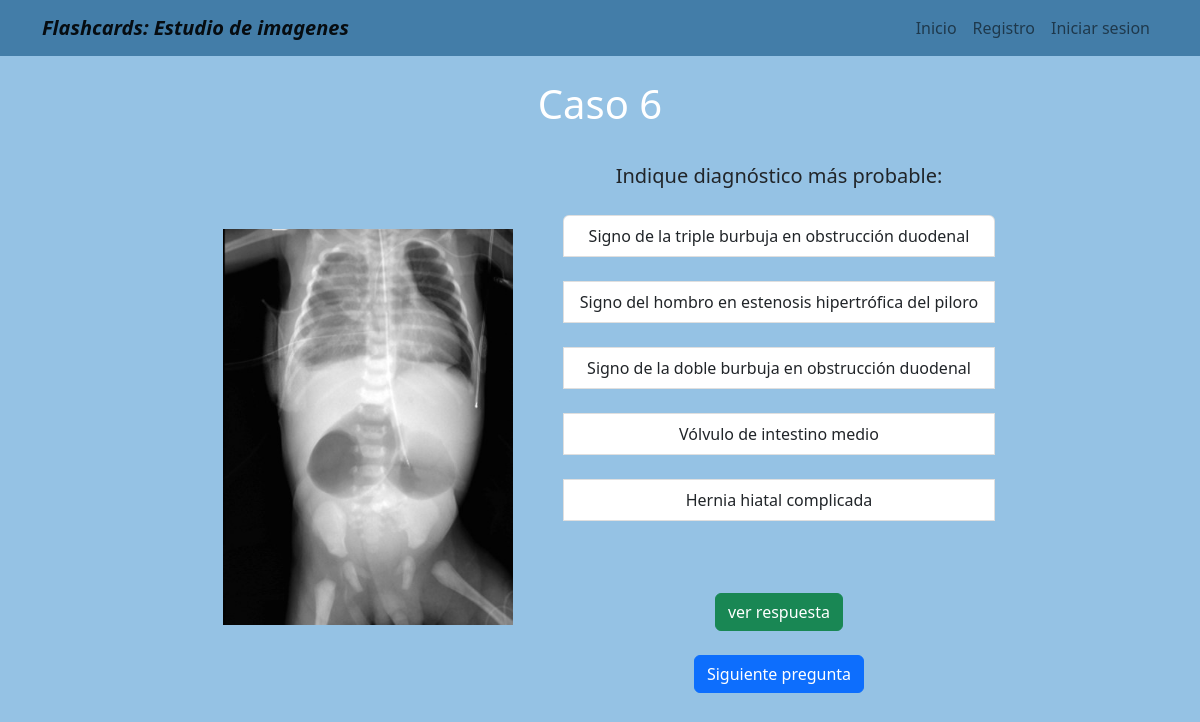
The page /alternativas/6/ on the database its author committed.
### alternativas/models.py (models this page shows)
class secc_alternativa(models.Model):
    numero_respuesta_alt= PositiveSmallIntegerField(default=1)
    alternativa_1= CharField(max_length=100, blank=True)
    alternativa_2= CharField(max_length=100, blank=True)
    alternativa_3= CharField(max_length=100, blank=True)
    alternativa_4= CharField(max_length=100, blank=True)
    alternativa_5= CharField(max_length=100, blank=True)
    alternativa_respuesta= CharField(max_length=100, blank=True)
    descripcion_breve = CharField(max_length=600, blank=True)
    url_info_esp= URLField(blank=True)
    url_info_ing= URLField(blank=True)
    imagen_con_patologia= ImageField(upload_to='estudio/images/')
    pregunta= CharField(max_length=500, blank=True)

### alternativas/views.py (the view)
# urls.py: path('6/', seis, name='seis'),
def seis(request):
    sexto= secc_alternativa.objects.filter(numero_respuesta_alt=6)
    return render(request, '6.html',{'sexto':sexto})

### alternativas/templates/6.html
{% extends "layout.html" %}
{% block content %}
{% for info in sexto %}
<h1 style="color:white ; text-align:center;"> Caso {{info.numero_respuesta_alt}}</h1> <br/>
  <td style="padding-left: 20px;">
    <img src=" {{info.imagen_con_patologia.url}}" width="75%" > <br>
  </td>
  <td style="padding-right: 50px;">
    <a style=" font-size: 20px">{{info.pregunta}} </a> <br><br>
    <div class="list-group">
      <a class="list-group-item list-group-item-action">{{info.alternativa_1}} </a> <br>
      <a class="list-group-item list-group-item-action">{{info.alternativa_2}} </a> <br>
      <a class="list-group-item list-group-item-action">{{info.alternativa_3}} </a> <br>
      <a class="list-group-item list-group-item-action">{{info.alternativa_4}} </a> <br>
      <a class="list-group-item list-group-item-action">{{info.alternativa_5}} </a> <br>
  </div>
  <br> <br> <a class="btn btn-success text-center contenedor-boton-inicio" href="{% url 'seis_r' %}" role="button" > ver respuesta </a>
  <br> <br> <a class="btn btn-primary text-center contenedor-boton-inicio" href="{% url 'siete' %}" role="button" > Siguiente pregunta </a>
</td>
{% endfor %}
{% endblock %}

### home/templates/layout.html (style rules this page uses)
body { background-color:#95c2e4; text-align: center; }
.contenedor-boton-inicio { display: inline-flex; }

### rows shown on the page
secc_alternativa: numero_respuesta_alt "6", imagen_con_patologia (picture), pregunta "Indique diagnóstico más probable:", alternativa_1 "Signo de la triple burbuja en obstrucción duodenal", alternativa_2 "Signo del hombro en estenosis hipertrófica del piloro", alternativa_3 "Signo de la doble burbuja en obstrucción duodenal", alternativa_4 "Vólvulo de intestino medio", alternativa_5 "Hernia hiatal complicada"
